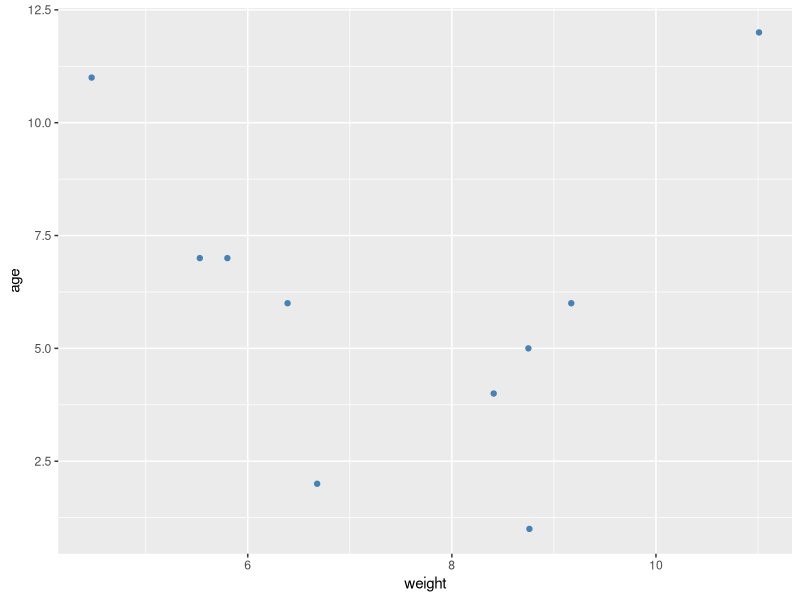
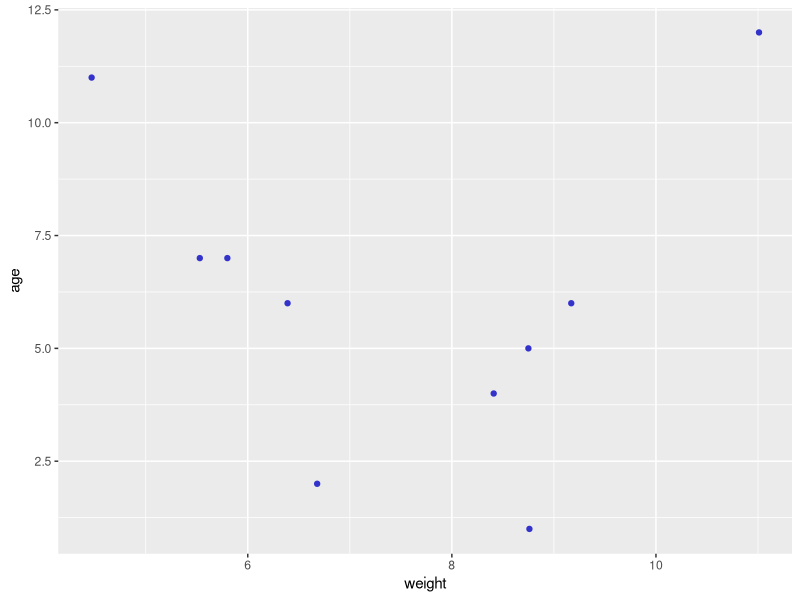
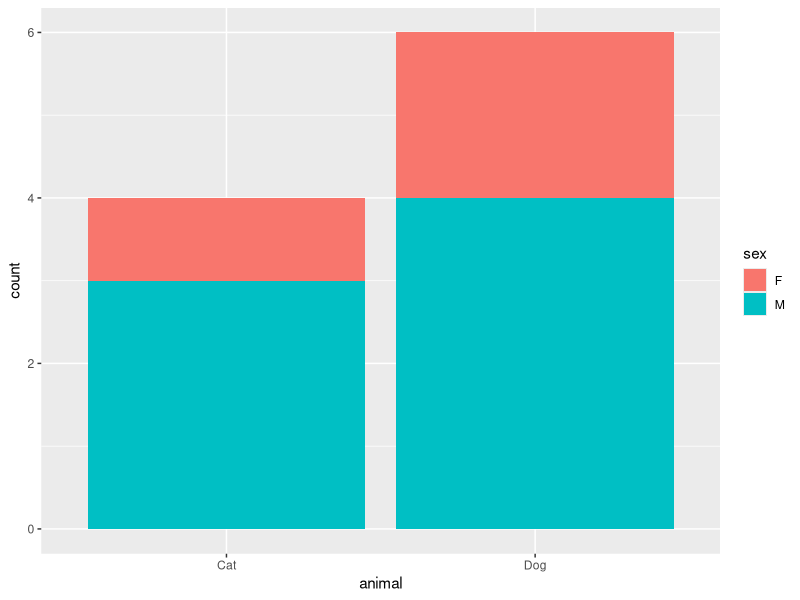
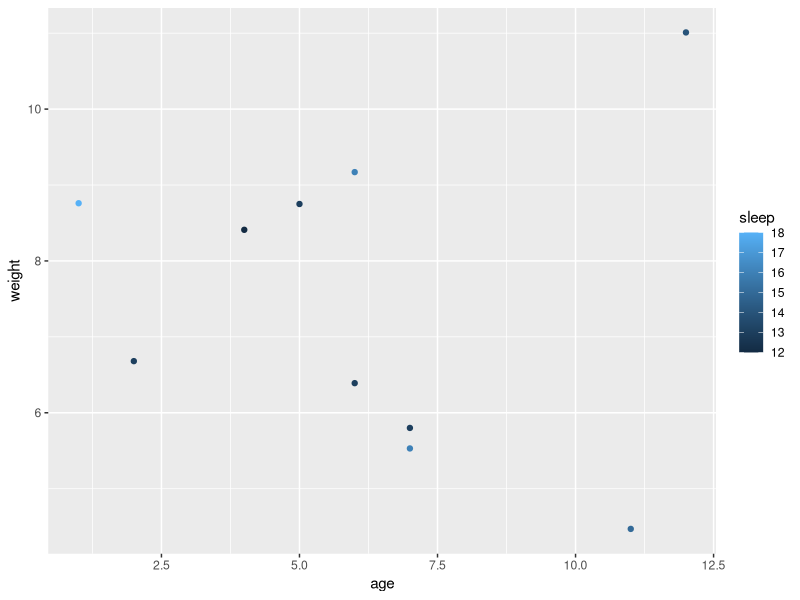
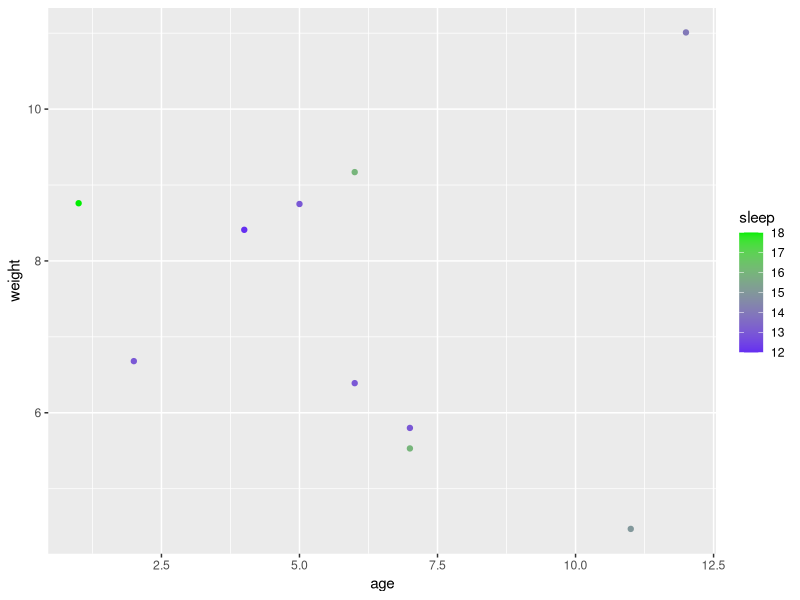
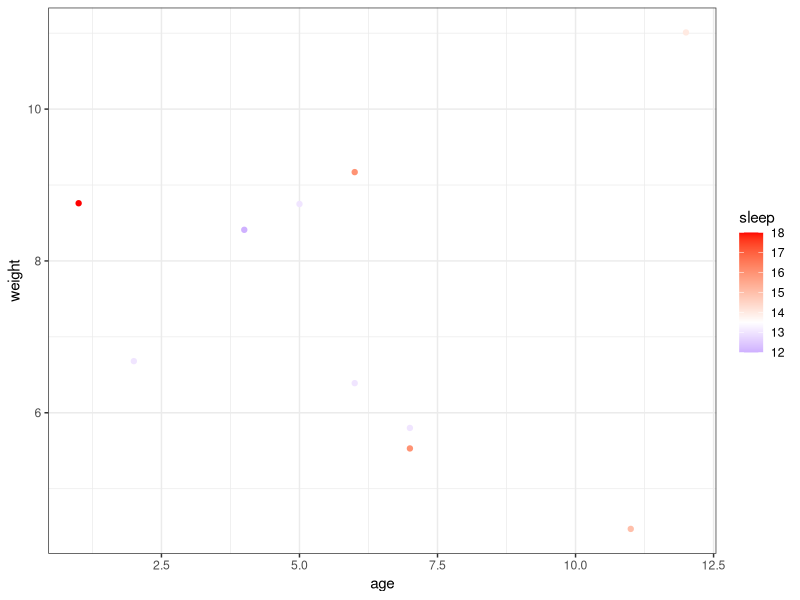
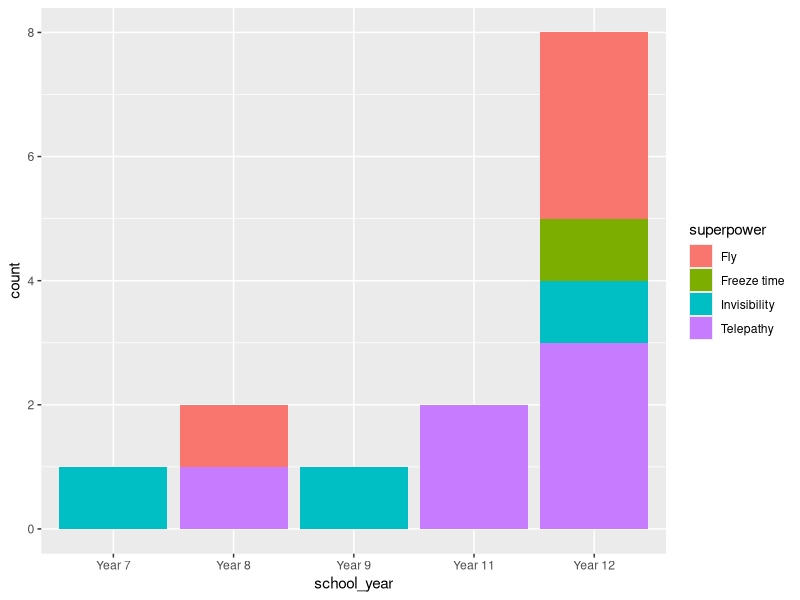
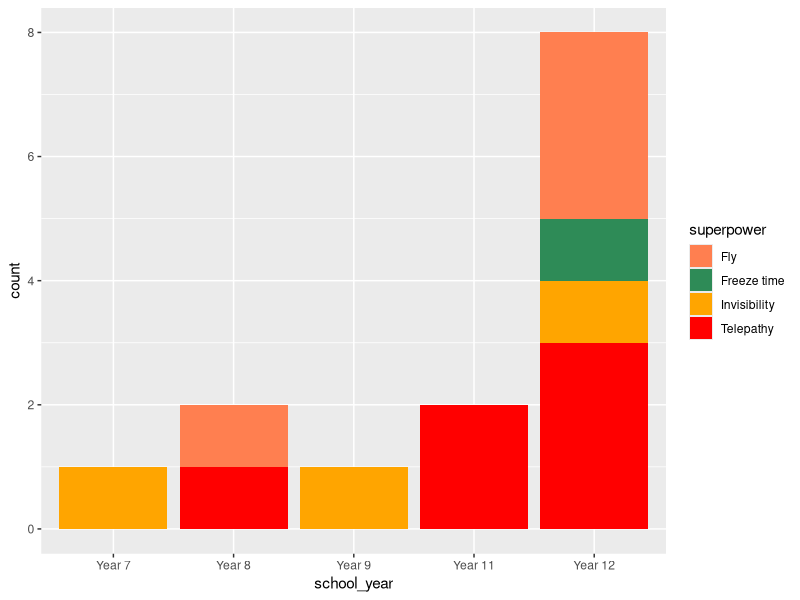

Generate these figures, in order, with R:
## ---- chunk 1
library(tidyverse)
## ---- chunk 2

pets <- read_csv("data/pets.csv")
scottish_exports <- read_csv("data/scottish_exports.csv")
students <- read_csv("data/students.csv")
temp_df <- read_csv("data/temp_df.csv")


## ---- chunk 3

pets %>% 
  ggplot(aes(x = weight,
             y =age)) +
  geom_point(colour = "steelblue")

## ---- chunk 4

pets %>% 
  ggplot(aes(x = weight,
             y =age)) +
  geom_point(colour = "#3333cc") # using hex codes

## ---- chunk 5

pets %>% 
  ggplot(aes(animal,
             fill = sex)) +
  geom_bar()

## ---- chunk 6

pets %>% 
  ggplot(aes(age,
             weight,
             colour = sleep)) +
  geom_point()

## ---- chunk 7

pets %>% 
  ggplot(aes(age,
             weight,
             colour = sleep)) +
  geom_point() +
  scale_colour_gradient(low = "#652ff1",
                        high = "green2")

## ---- chunk 8

pets %>% 
  ggplot(aes(age,
             weight,
             colour = sleep)) +
  geom_point() +
  scale_colour_gradient2(low = "blue",
                         mid = "white",
                         high = "red",
                         midpoint = median(pets$sleep)) +
  theme_bw()

## ---- chunk 9

students <- students %>%
  mutate(school_year = factor(school_year,
                              levels = c("Year 7",
                                         "Year 8",
                                         "Year 9",
                                         "Year 10",
                                         "Year 11",
                                         "Year 12")))

## ---- chunk 10

students %>% 
  ggplot(aes(x = school_year,
             fill = superpower)) +
  geom_bar()

## ---- chunk 11

students %>% 
  distinct(superpower) %>% 
  pull()


students %>% 
  ggplot(aes(x = school_year,
             fill = superpower)) +
  geom_bar() +
  scale_fill_manual(
    values = c(
      "Fly" = "coral",
      "Freeze time" = "seagreen",
      "Invisibility" = "orange",
      "Telepathy" = "red"
    )
  )

## ---- chunk 12

pets %>% 
  ggplot(aes(age,
             weight,
             colour = sleep)) +
  geom_point() +
  scale_color_distiller(palette = "RdPu")

## ---- chunk 13

students %>% 
  ggplot(aes(x = school_year,
             fill = superpower)) +
  geom_bar() +
  scale_fill_brewer(palette = "Set1") +
  theme_minimal()

## ---- chunk 14

students %>% 
  ggplot(aes(x = school_year,
             fill = superpower)) +
  geom_bar() +
  theme(axis.text = element_text(size = rel(1.5),
                                 face = "bold"))

## ---- chunk 15

students %>% 
  ggplot(aes(x = favorite_school_subject)) +
  geom_bar() +
  theme(axis.text.x = element_text(angle = 45,
                                   hjust = 1))

## ---- chunk 16

students %>% 
  ggplot(aes(x = favorite_school_subject)) +
  geom_bar() +
  coord_flip()

